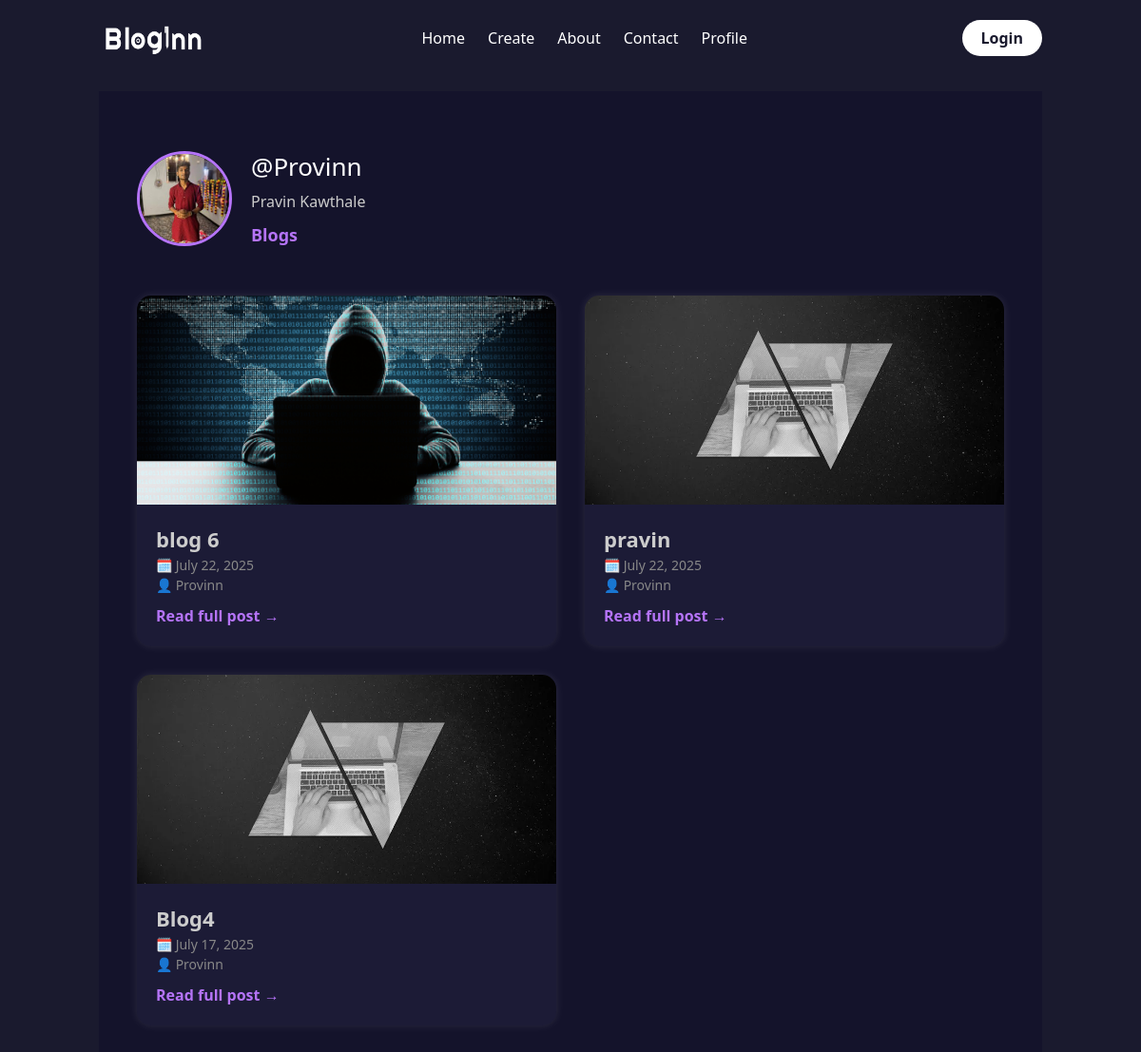
The app's page /users/Provinn/, older data.
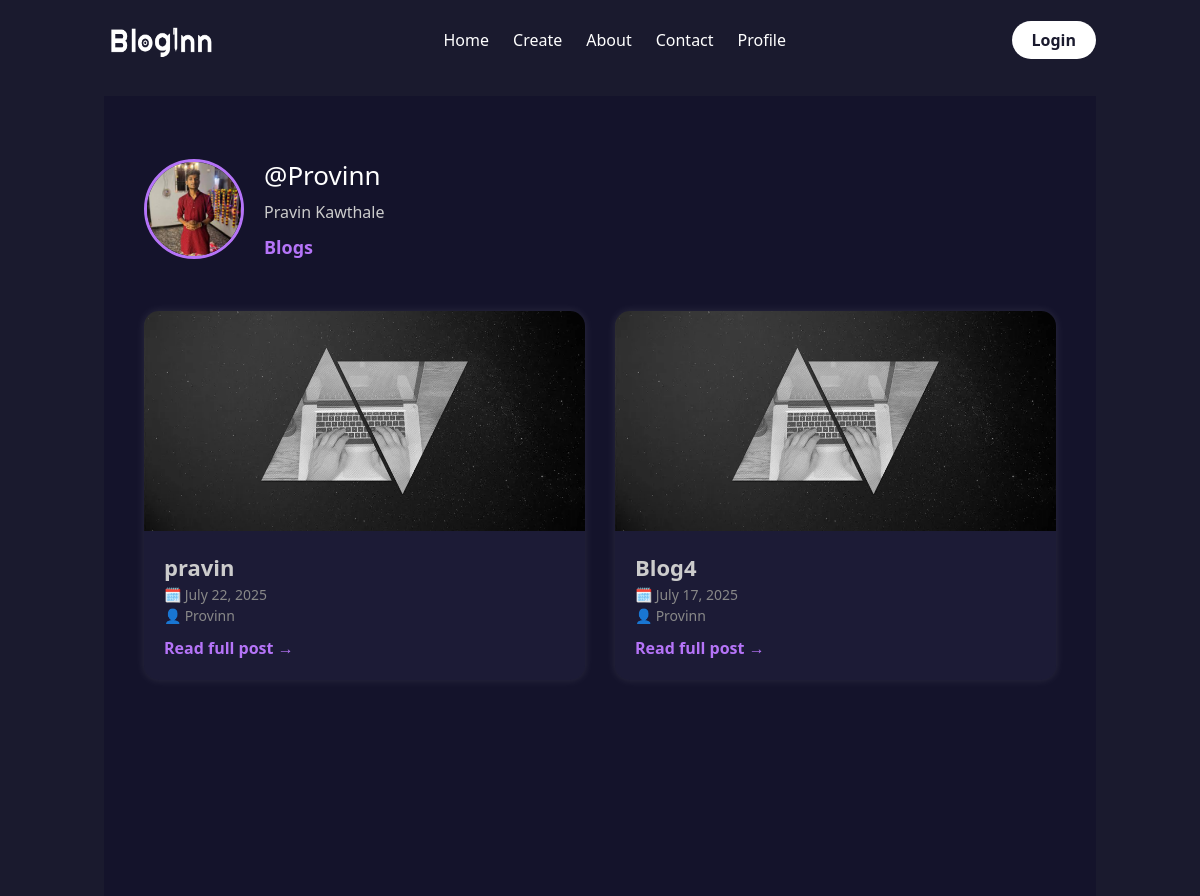
The same page, newer data.
### blog/models.py (models this page shows, shortened)
class Post(models.Model):
    title=models.CharField(max_length=100)
    content=models.TextField()
    date_posted=models.DateTimeField(default=timezone.now)
    author=models.ForeignKey(User,on_delete=models.CASCADE)
    image=models.ImageField(default="background.jpg",upload_to='blog')
    liked_users = models.ManyToManyField(User, through='Like', related_name='liked_posts')

### blog/views.py (the view)
# urls.py: path("users/<str:username>/",UserPostListView.as_view(),name="user-posts"),
class UserPostListView(ListView):
    model=Post
    template_name="blog/users_post.html"
    context_object_name = 'posts'
    paginate_by=5
    def get_queryset(self):
        user=get_object_or_404(User,username=self.kwargs.get('username'))
        return Post.objects.filter(author=user).order_by('-date_posted')
    def get_context_data(self, **kwargs):
        context = super().get_context_data(**kwargs)
        context['user'] = get_object_or_404(User, username=self.kwargs.get('username'))
        return context

### blog/templates/blog/users_post.html (shortened to what this page needs)
{% extends "blog/base.html" %}
{% block content %}
<div class="user-posts-container">
    {% if posts %}
        <div class="user-profile">
            <div class="user-info">
                {% if user.profile.image %}
                    <img src="{{ user.profile.image.url }}" alt="Profile Picture" class="user-image">
                {% else %}
                    <img src="https://via.placeholder.com/100" alt="No Image" class="user-image">
                {% endif %}
                <div class="user-details">
                    <h2>@{{ user.username }}</h2>
                    <p>{{ user.first_name }} {{ user.last_name }}</p>
                    <div class="post-count">{{ posts.paginator.count }} Blogs</div>
                </div>
            </div>
        </div>
        <div class="grid-container">
            {% for post in posts %}
                <div class="post-card">
                    {% if post.image %}
                        <img src="{{ post.image.url }}" class="post-image" alt="Post Image">
                    {% else %}
                        <img src="https://via.placeholder.com/300x220?text=No+Image" class="post-image" alt="No Image">
                    {% endif %}
                    <div class="post-meta">
                        <h3 class="post-title">{{ post.title }}</h3>
                        <p class="post-date">🗓 {{ post.date_posted|date:"F j, Y" }}</p>
                        <p class="post-author">👤 {{ post.author }}</p>
                        <a class="read-more" href="{% url 'post-detail' post.id %}">Read full post →</a>
                    </div>
                </div>
            {% endfor %}
        </div>
    {% else %}
        <p style="color: #999; font-size: 18px; text-align:center;">No posts available by this user.</p>
    {% endif %}
</div>
{% endblock %}

Row changes from the older to the newer data that the page shows:
removed Post: image (picture), title "blog 6", date_posted "July 22, 2025", author "Provinn"
